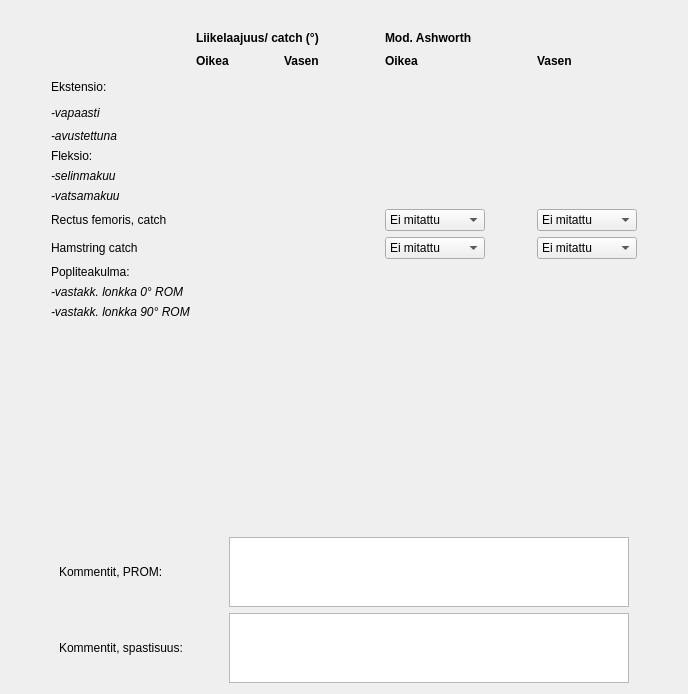
      <widget class="QWidget" name="tabPolvi">
       <attribute name="title">
        <string>Polvi</string>
       </attribute>
       <layout class="QVBoxLayout" name="verticalLayout_3">
        <item>
         <layout class="QGridLayout" name="gridLayout_2">
          <item row="11" column="2">
           <widget class="CheckDegSpinBox" name="csbPolviRectusCatchOik" native="true">
            <property name="defaultText" stdset="0">
             <string>Ei</string>
            </property>
           </widget>
          </item>
          <item row="16" column="4">
           <widget class="CheckDegSpinBox" name="csbPolviPopliteaVastakkLonkka90Vas" native="true">
            <property name="maximum" stdset="0">
             <number>0</number>
            </property>
           </widget>
          </item>
          <item row="11" column="4">
           <widget class="CheckDegSpinBox" name="csbPolviRectusCatchVas" native="true">
            <property name="defaultText" stdset="0">
             <string>Ei</string>
            </property>
           </widget>
          </item>
          <item row="10" column="4">
           <widget class="CheckDegSpinBox" name="csbPolviFleksioVatsamakuuVas" native="true"/>
          </item>
          <item row="15" column="1">
           <widget class="QLabel" name="label_23">
            <property name="font">
             <font>
              <italic>true</italic>
             </font>
            </property>
            <property name="text">
             <string>-vastakk. lonkka 0° ROM</string>
            </property>
           </widget>
          </item>
          <item row="9" column="1">
           <widget class="QLabel" name="label_19">
            <property name="font">
             <font>
              <italic>true</italic>
             </font>
            </property>
            <property name="text">
             <string>-selinmakuu</string>
            </property>
           </widget>
          </item>
          <item row="5" column="1">
           <widget class="QLabel" name="label_25">
            <property name="font">
             <font>
              <italic>true</italic>
             </font>
            </property>
            <property name="text">
             <string>-vapaasti</string>
            </property>
           </widget>
          </item>
          <item row="3" column="8">
           <widget class="QLabel" name="label_96">
            <property name="font">
             <font>
              <weight>75</weight>
              <bold>true</bold>
             </font>
            </property>
            <property name="text">
             <string>Vasen</string>
            </property>
           </widget>
          </item>
          <item row="16" column="1">
           <widget class="QLabel" name="label_21">
            <property name="font">
             <font>
              <italic>true</italic>
             </font>
            </property>
            <property name="text">
             <string>-vastakk. lonkka 90° ROM</string>
            </property>
           </widget>
          </item>
          <item row="5" column="2">
           <widget class="CheckDegSpinBox" name="csbPolviEkstensioVapOik" native="true"/>
          </item>
          <item row="2" column="2" colspan="3">
           <widget class="QLabel" name="label_86">
            <property name="font">
             <font>
              <weight>75</weight>
              <bold>true</bold>
             </font>
            </property>
            <property name="text">
             <string>Liikelaajuus/ catch (°)</string>
            </property>
            <property name="textFormat">
             <enum>Qt::AutoText</enum>
            </property>
           </widget>
          </item>
          <item row="10" column="2">
           <widget class="CheckDegSpinBox" name="csbPolviFleksioVatsamakuuOik" native="true"/>
          </item>
          <item row="6" column="1">
           <widget class="QLabel" name="label_27">
            <property name="font">
             <font>
              <italic>true</italic>
             </font>
            </property>
            <property name="text">
             <string>-avustettuna</string>
            </property>
           </widget>
          </item>
          <item row="10" column="1">
           <widget class="QLabel" name="label_33">
            <property name="font">
             <font>
              <italic>true</italic>
             </font>
            </property>
            <property name="text">
             <string>-vatsamakuu</string>
            </property>
           </widget>
          </item>
          <item row="3" column="4">
           <widget class="QLabel" name="label_83">
            <property name="font">
             <font>
              <weight>75</weight>
              <bold>true</bold>
             </font>
            </property>
            <property name="text">
             <string>Vasen</string>
            </property>
           </widget>
          </item>
          <item row="13" column="1">
           <widget class="QLabel" name="label_216">
            <property name="text">
             <string>Popliteakulma:</string>
            </property>
           </widget>
          </item>
          <item row="2" column="6" colspan="3">
           <widget class="QLabel" name="label_93">
            <property name="font">
             <font>
              <weight>75</weight>
              <bold>true</bold>
             </font>
            </property>
            <property name="text">
             <string>Mod. Ashworth</string>
            </property>
            <property name="textFormat">
             <enum>Qt::AutoText</enum>
            </property>
           </widget>
          </item>
          <item row="5" column="4">
           <widget class="CheckDegSpinBox" name="csbPolviEkstensioVapVas" native="true"/>
          </item>
          <item row="6" column="4">
           <widget class="CheckDegSpinBox" name="csbPolviEkstensioAvVas" native="true"/>
          </item>
          <item row="12" column="4">
           <widget class="CheckDegSpinBox" name="csbPolviHamstringCatchVas" native="true">
            <property name="defaultText" stdset="0">
             <string>Ei</string>
            </property>
            <property name="maximum" stdset="0">
             <number>0</number>
            </property>
           </widget>
          </item>
          <item row="12" column="6">
           <widget class="QComboBox" name="cbPolviHamstringModAOik">
            <property name="sizePolicy">
             <sizepolicy hsizetype="Fixed" vsizetype="Fixed">
              <horstretch>0</horstretch>
              <verstretch>0</verstretch>
             </sizepolicy>
            </property>
            <property name="minimumSize">
             <size>
              <width>100</width>
              <height>0</height>
             </size>
            </property>
            <item>
             <property name="text">
              <string>Ei mitattu</string>
             </property>
            </item>
            <item>
             <property name="text">
              <string>0</string>
             </property>
            </item>
            <item>
             <property name="text">
              <string>1</string>
             </property>
            </item>
            <item>
             <property name="text">
              <string>1+</string>
             </property>
            </item>
            <item>
             <property name="text">
              <string>2</string>
             </property>
            </item>
            <item>
             <property name="text">
              <string>3</string>
             </property>
            </item>
            <item>
             <property name="text">
              <string>4</string>
             </property>
            </item>
           </widget>
          </item>
          <item row="4" column="1">
           <widget class="QLabel" name="label_24">
            <property name="text">
             <string>Ekstensio:</string>
            </property>
           </widget>
          </item>
          <item row="6" column="2">
           <widget class="CheckDegSpinBox" name="csbPolviEkstensioAvOik" native="true"/>
          </item>
          <item row="9" column="4">
           <widget class="CheckDegSpinBox" name="csbPolviFleksioSelinmakuuVas" native="true"/>
          </item>
          <item row="3" column="9">
           <spacer name="horizontalSpacer_28">
            <property name="orientation">
             <enum>Qt::Horizontal</enum>
            </property>
            <property name="sizeHint" stdset="0">
             <size>
              <width>40</width>
              <height>20</height>
             </size>
            </property>
           </spacer>
          </item>
          <item row="12" column="2">
           <widget class="CheckDegSpinBox" name="csbPolviHamstringCatchOik" native="true">
            <property name="defaultText" stdset="0">
             <string>Ei</string>
            </property>
            <property name="maximum" stdset="0">
             <number>0</number>
            </property>
           </widget>
          </item>
          <item row="9" column="2">
           <widget class="CheckDegSpinBox" name="csbPolviFleksioSelinmakuuOik" native="true"/>
          </item>
          <item row="12" column="1">
           <widget class="QLabel" name="label_233">
            <property name="text">
             <string>Hamstring catch</string>
            </property>
           </widget>
          </item>
          <item row="3" column="2">
           <widget class="QLabel" name="label_215">
            <property name="font">
             <font>
              <weight>75</weight>
              <bold>true</bold>
             </font>
            </property>
            <property name="text">
             <string>Oikea</string>
            </property>
           </widget>
          </item>
          <item row="3" column="6">
           <widget class="QLabel" name="label_95">
            <property name="font">
             <font>
              <weight>75</weight>
              <bold>true</bold>
             </font>
            </property>
            <property name="text">
             <string>Oikea</string>
            </property>
           </widget>
          </item>
          <item row="4" column="0">
           <spacer name="horizontalSpacer_27">
            <property name="orientation">
             <enum>Qt::Horizontal</enum>
            </property>
            <property name="sizeHint" stdset="0">
             <size>
              <width>40</width>
              <height>20</height>
             </size>
            </property>
           </spacer>
          </item>
          <item row="8" column="1">
           <widget class="QLabel" name="label_28">
            <property name="text">
             <string>Fleksio:</string>
            </property>
           </widget>
          </item>
          <item row="12" column="8">
           <widget class="QComboBox" name="cbPolviHamstringModAVas">
            <property name="sizePolicy">
             <sizepolicy hsizetype="Fixed" vsizetype="Fixed">
              <horstretch>0</horstretch>
              <verstretch>0</verstretch>
             </sizepolicy>
            </property>
            <property name="minimumSize">
             <size>
              <width>100</width>
              <height>0</height>
             </size>
            </property>
            <item>
             <property name="text">
              <string>Ei mitattu</string>
             </property>
            </item>
            <item>
             <property name="text">
              <string>0</string>
             </property>
            </item>
            <item>
             <property name="text">
              <string>1</string>
             </property>
            </item>
            <item>
             <property name="text">
              <string>1+</string>
             </property>
            </item>
            <item>
             <property name="text">
              <string>2</string>
             </property>
            </item>
            <item>
             <property name="text">
              <string>3</string>
             </property>
            </item>
            <item>
             <property name="text">
              <string>4</string>
             </property>
            </item>
           </widget>
          </item>
          <item row="16" column="2">
           <widget class="CheckDegSpinBox" name="csbPolviPopliteaVastakkLonkka90Oik" native="true">
            <property name="maximum" stdset="0">
             <number>0</number>
            </property>
           </widget>
          </item>
          <item row="15" column="4">
           <widget class="CheckDegSpinBox" name="csbPolviPopliteaVastakkLonkka0Vas" native="true">
            <property name="maximum" stdset="0">
             <number>0</number>
            </property>
           </widget>
          </item>
          <item row="15" column="2">
           <widget class="CheckDegSpinBox" name="csbPolviPopliteaVastakkLonkka0Oik" native="true">
            <property name="maximum" stdset="0">
             <number>0</number>
            </property>
           </widget>
          </item>
          <item row="11" column="1">
           <widget class="QLabel" name="label_234">
            <property name="text">
             <string>Rectus femoris, catch</string>
            </property>
           </widget>
          </item>
          <item row="11" column="6">
           <widget class="QComboBox" name="cbPolviRectusModAOik">
            <property name="sizePolicy">
             <sizepolicy hsizetype="Fixed" vsizetype="Fixed">
              <horstretch>0</horstretch>
              <verstretch>0</verstretch>
             </sizepolicy>
            </property>
            <property name="minimumSize">
             <size>
              <width>100</width>
              <height>0</height>
             </size>
            </property>
            <item>
             <property name="text">
              <string>Ei mitattu</string>
             </property>
            </item>
            <item>
             <property name="text">
              <string>0</string>
             </property>
            </item>
            <item>
             <property name="text">
              <string>1</string>
             </property>
            </item>
            <item>
             <property name="text">
              <string>1+</string>
             </property>
            </item>
            <item>
             <property name="text">
              <string>2</string>
             </property>
            </item>
            <item>
             <property name="text">
              <string>3</string>
             </property>
            </item>
            <item>
             <property name="text">
              <string>4</string>
             </property>
            </item>
           </widget>
          </item>
          <item row="11" column="8">
           <widget class="QComboBox" name="cbPolviRectusModAVas">
            <property name="sizePolicy">
             <sizepolicy hsizetype="Fixed" vsizetype="Fixed">
              <horstretch>0</horstretch>
              <verstretch>0</verstretch>
             </sizepolicy>
            </property>
            <property name="minimumSize">
             <size>
              <width>100</width>
              <height>0</height>
             </size>
            </property>
            <item>
             <property name="text">
              <string>Ei mitattu</string>
             </property>
            </item>
            <item>
             <property name="text">
              <string>0</string>
             </property>
            </item>
            <item>
             <property name="text">
              <string>1</string>
             </property>
            </item>
            <item>
             <property name="text">
              <string>1+</string>
             </property>
            </item>
            <item>
             <property name="text">
              <string>2</string>
             </property>
            </item>
            <item>
             <property name="text">
              <string>3</string>
             </property>
            </item>
            <item>
             <property name="text">
              <string>4</string>
             </property>
            </item>
           </widget>
          </item>
          <item row="5" column="3">
           <spacer name="horizontalSpacer_20">
            <property name="orientation">
             <enum>Qt::Horizontal</enum>
            </property>
            <property name="sizeType">
             <enum>QSizePolicy::Fixed</enum>
            </property>
            <property name="sizeHint" stdset="0">
             <size>
              <width>40</width>
              <height>20</height>
             </size>
            </property>
           </spacer>
          </item>
          <item row="3" column="5">
           <spacer name="horizontalSpacer_19">
            <property name="orientation">
             <enum>Qt::Horizontal</enum>
            </property>
            <property name="sizeType">
             <enum>QSizePolicy::Fixed</enum>
            </property>
            <property name="sizeHint" stdset="0">
             <size>
              <width>60</width>
              <height>20</height>
             </size>
            </property>
           </spacer>
          </item>
          <item row="11" column="7">
           <spacer name="horizontalSpacer_21">
            <property name="orientation">
             <enum>Qt::Horizontal</enum>
            </property>
            <property name="sizeType">
             <enum>QSizePolicy::Fixed</enum>
            </property>
            <property name="sizeHint" stdset="0">
             <size>
              <width>40</width>
              <height>20</height>
             </size>
            </property>
           </spacer>
          </item>
          <item row="1" column="2">
           <spacer name="verticalSpacer_38">
            <property name="orientation">
             <enum>Qt::Vertical</enum>
            </property>
            <property name="sizeType">
             <enum>QSizePolicy::Fixed</enum>
            </property>
            <property name="sizeHint" stdset="0">
             <size>
              <width>20</width>
              <height>20</height>
             </size>
            </property>
           </spacer>
          </item>
         </layout>
        </item>
        <item>
         <spacer name="verticalSpacer_14">
          <property name="orientation">
           <enum>Qt::Vertical</enum>
          </property>
          <property name="sizeHint" stdset="0">
           <size>
            <width>20</width>
            <height>212</height>
           </size>
          </property>
         </spacer>
        </item>
        <item>
         <layout class="QGridLayout" name="gridLayout_5">
          <item row="3" column="3">
           <widget class="QTextEdit" name="cmtPolviSpast">
            <property name="sizePolicy">
             <sizepolicy hsizetype="Fixed" vsizetype="Fixed">
              <horstretch>0</horstretch>
              <verstretch>0</verstretch>
             </sizepolicy>
            </property>
            <property name="minimumSize">
             <size>
              <width>400</width>
              <height>70</height>
             </size>
            </property>
            <property name="maximumSize">
             <size>
              <width>400</width>
              <height>70</height>
             </size>
            </property>
           </widget>
          </item>
          <item row="1" column="3">
           <widget class="QTextEdit" name="cmtPolviPROM">
            <property name="sizePolicy">
             <sizepolicy hsizetype="Fixed" vsizetype="Fixed">
              <horstretch>0</horstretch>
              <verstretch>0</verstretch>
             </sizepolicy>
            </property>
            <property name="minimumSize">
             <size>
              <width>400</width>
              <height>70</height>
             </size>
            </property>
            <property name="maximumSize">
             <size>
              <width>400</width>
              <height>70</height>
             </size>
            </property>
           </widget>
          </item>
          <item row="3" column="1">
           <widget class="QLabel" name="label_37">
            <property name="text">
             <string>Kommentit, spastisuus:</string>
            </property>
           </widget>
          </item>
          <item row="1" column="1">
           <widget class="QLabel" name="label_38">
            <property name="text">
             <string>Kommentit, PROM:</string>
            </property>
           </widget>
          </item>
          <item row="1" column="4">
           <spacer name="horizontalSpacer_65">
            <property name="orientation">
             <enum>Qt::Horizontal</enum>
            </property>
            <property name="sizeHint" stdset="0">
             <size>
              <width>40</width>
              <height>20</height>
             </size>
            </property>
           </spacer>
          </item>
          <item row="1" column="2">
           <spacer name="horizontalSpacer_69">
            <property name="orientation">
             <enum>Qt::Horizontal</enum>
            </property>
            <property name="sizeType">
             <enum>QSizePolicy::Fixed</enum>
            </property>
            <property name="sizeHint" stdset="0">
             <size>
              <width>40</width>
              <height>20</height>
             </size>
            </property>
           </spacer>
          </item>
          <item row="1" column="0">
           <spacer name="horizontalSpacer_67">
            <property name="orientation">
             <enum>Qt::Horizontal</enum>
            </property>
            <property name="sizeHint" stdset="0">
             <size>
              <width>40</width>
              <height>20</height>
             </size>
            </property>
           </spacer>
          </item>
         </layout>
        </item>
       </layout>
      </widget>
